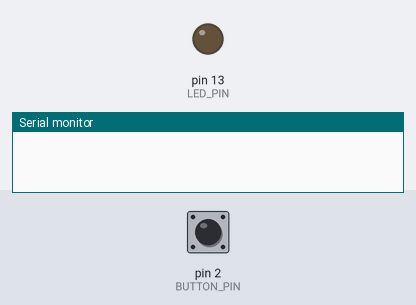
The sketch below on a simulated Arduino Uno, built with avr-gcc and run on an emulated ATmega328P. Parts: output pins drawn as LEDs (lit = HIGH), the last lines printed to the serial monitor. The test bench sets the inputs (shaded band); at power-on: pin 2 (BUTTON_PIN) HIGH.

Above: at 1.2 s.
1.3 s: pin 2 (BUTTON_PIN) pulled LOW for 0.15 s
At 1.9 s:
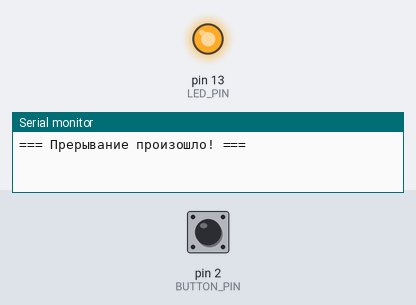
2.9 s: pin 2 (BUTTON_PIN) pulled LOW for 1 s
At 4.3 s:
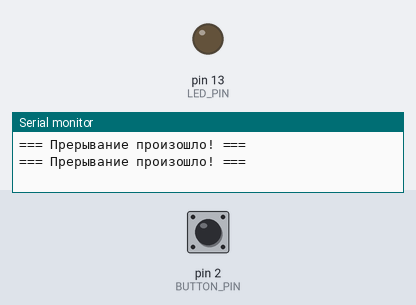
5.4 s: pin 2 (BUTTON_PIN) pulled LOW for 3.2 s
At 6.2 s:
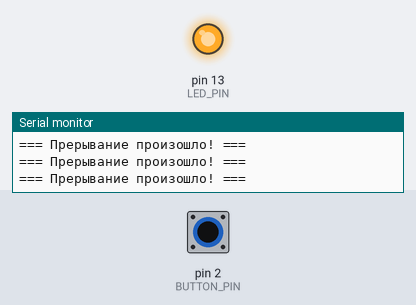
Timing chart, 0 to 8.4 s (numbered marks = the images above; inputs shaded):
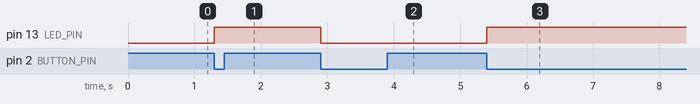

Measured:
- after the input at 1.3 s, pin 13 (LED_PIN): LOW → HIGH at once
- after the input at 2.9 s, pin 13 (LED_PIN): HIGH → LOW at once
- after the input at 5.4 s, pin 13 (LED_PIN): LOW → HIGH at once

The sketch:

1_lab3.ino
```cpp
#define BUTTON_PIN 2
#define LED_PIN 13

volatile bool interruptOccurred = false;

void setup() {
  Serial.begin(9600);
  pinMode(LED_PIN, OUTPUT);
  pinMode(BUTTON_PIN, INPUT_PULLUP);

  attachInterrupt(0, buttonISR, FALLING);
}

void loop() {
  if (interruptOccurred) {
    interruptOccurred = false;

    Serial.println("=== Прерывание произошло! ===");
    digitalWrite(LED_PIN, !digitalRead(LED_PIN));
  }
}

void buttonISR() {
  interruptOccurred = true;
}
```
